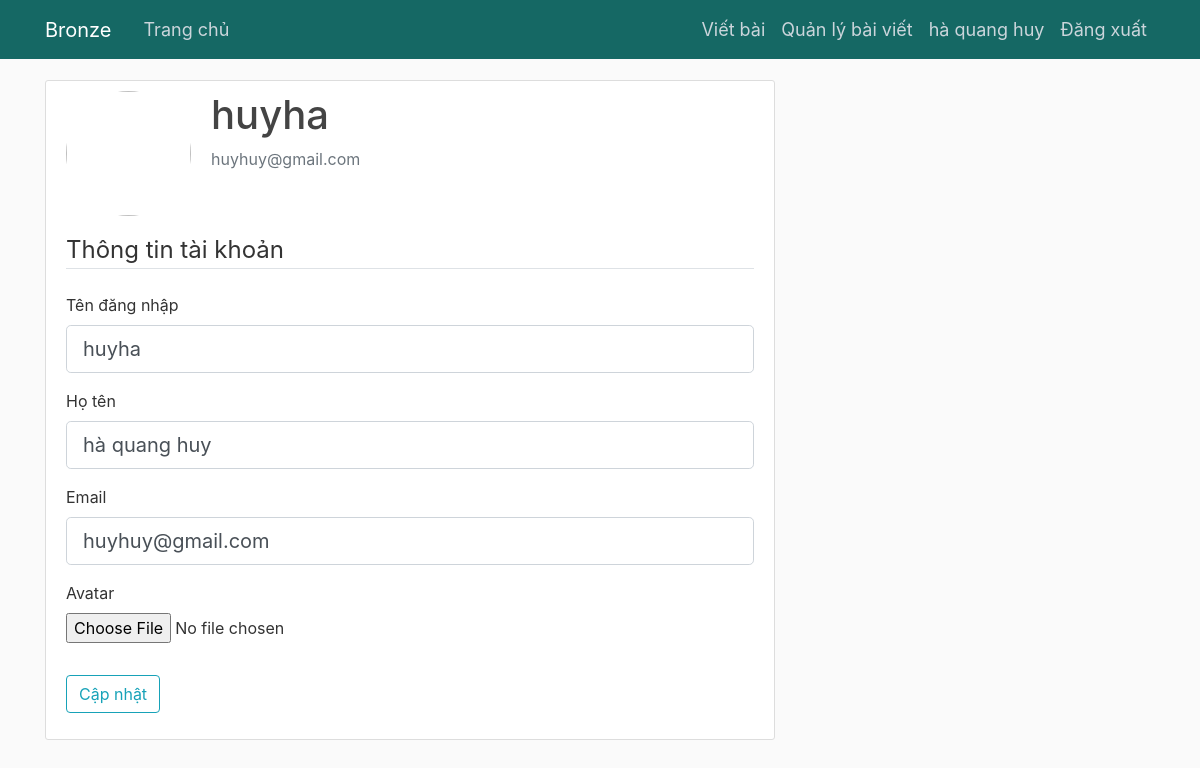
Page /account (signed in) on the committed database.
### app/models.py (models this page shows, shortened)
class User(db.Model, UserMixin):
    id = db.Column(db.Integer, primary_key=True)
    username = db.Column(db.String(20), unique=True, nullable=False)
    fullname = db.Column(db.String(35), unique=True, nullable=False)
    email = db.Column(db.String(120), unique=True, nullable=False)
    image_file = db.Column(db.String(20), nullable=False, default='default.jpg')
    password = db.Column(db.String(60), nullable=False)
    posts = db.relationship('Post', backref='author', lazy=True)

### app/routes.py (the view)
@app.route("/account", methods=['GET', 'POST'])
@login_required
def account():
    form = UpdateAccountForm()
    if form.validate_on_submit():
        if form.picture.data:
            picture_file = save_picture(form.picture.data)
            current_user.image_file = picture_file
        current_user.username = form.username.data
        current_user.fullname = form.fullname.data
        current_user.email = form.email.data
        db.session.commit()
        flash('Tài khoản đã được cập nhật thành công !', 'success')
        return redirect(url_for('account'))
    elif request.method == 'GET':
        form.username.data = current_user.username
        form.fullname.data = current_user.fullname
        form.email.data = current_user.email
    image_file = url_for('static', filename='img/' + current_user.image_file)
    return render_template('account.html', title='Account', image_file=image_file, form=form)

### app/forms.py (shortened to what this page needs)
class UpdateAccountForm(FlaskForm):
    username = StringField('Tên đăng nhập', validators=[DataRequired(), Length(min=2, max=20)])
    fullname = StringField('Họ tên', validators=[DataRequired(), Length(min=5, max=35)])
    email = StringField('Email', validators=[DataRequired(), Email()])
    picture = FileField('Avatar', validators=[FileAllowed(['jpg', 'png'])])
    submit = SubmitField('Cập nhật')

### app/models.py (called while the page is built)
@login.user_loader
def load_user(id):
    return User.query.get(int(id))

### app/templates/account.html (shortened to what this page needs)
{% extends "layout.html" %}
{% block content %}
    <div class="content-section">
      <div class="media">
        <img class="rounded-circle account-img" src="{{ image_file }}">
        <div class="media-body">
          <h2 class="account-heading">{{ current_user.username }}</h2>
          <p class="text-secondary">{{ current_user.email }}</p>
        </div>
      </div>
        <form method="POST" action="" enctype="multipart/form-data">
            <fieldset class="form-group">
                <legend class="border-bottom mb-4">Thông tin tài khoản</legend>
                <div class="form-group">
                    {{ form.username.label(class="form-control-label") }}
                    {% if form.username.errors %}
                        {{ form.username(class="form-control form-control-lg is-invalid") }}
                        <div class="invalid-feedback">
                            {% for error in form.username.errors %}
                                <span>{{ error }}</span>
                            {% endfor %}
                        </div>
                    {% else %}
                        {{ form.username(class="form-control form-control-lg") }}
                    {% endif %}
                </div>
                <div class="form-group">
                    {{ form.fullname.label(class="form-control-label") }}
                    {% if form.fullname.errors %}
                        {{ form.fullname(class="form-control form-control-lg is-invalid") }}
                        <div class="invalid-feedback">
                            {% for error in form.fullname.errors %}
                                <span>{{ error }}</span>
                            {% endfor %}
                        </div>
                    {% else %}
                        {{ form.fullname(class="form-control form-control-lg") }}
                    {% endif %}
                </div>
                <div class="form-group">
                    {{ form.email.label(class="form-control-label") }}
                    {% if form.email.errors %}
                        {{ form.email(class="form-control form-control-lg is-invalid") }}
                        <div class="invalid-feedback">
                            {% for error in form.email.errors %}
                                <span>{{ error }}</span>
                            {% endfor %}
                        </div>
                    {% else %}
                        {{ form.email(class="form-control form-control-lg") }}
                    {% endif %}
                </div>
                <div class="form-group">
                    {{ form.picture.label() }}
                    {{ form.picture(class="form-control-file") }}
                </div>
            </fieldset>
            <div class="form-group">
                {{ form.submit(class="btn btn-outline-info") }}
            </div>
        </form>
    </div>
{% endblock content %}

### app/templates/layout.html (shortened to what this page needs)
<!DOCTYPE html>
<html>
<head>
    <link rel="stylesheet" href="https://maxcdn.bootstrapcdn.com/bootstrap/4.0.0/css/bootstrap.min.css">
    <link rel="stylesheet" type="text/css" href="{{ url_for('static', filename='main.css') }}">
</head>
<body>
    <header class="site-header">
      <nav class="navbar navbar-expand-md navbar-dark bg-steel fixed-top">
        <div class="container">
          <a class="navbar-brand mr-4" href="/">Bronze</a>
          <div class="collapse navbar-collapse" id="navbarToggle">
            <div class="navbar-nav mr-auto">
              <a class="nav-item nav-link" href="{{ url_for('home') }}">Trang chủ</a>
            </div>
            <div class="navbar-nav">
              {% if current_user.is_authenticated %}
                <a class="nav-item nav-link" href="{{ url_for('new_post') }}">Viết bài</a>
                <a class="nav-item nav-link" href="{{ url_for('manager_post') }}">Quản lý bài viết</a>
                <a class="nav-item nav-link" href="{{ url_for('account') }}">{{current_user.fullname}}</a>
                <a class="nav-item nav-link" href="{{ url_for('logout') }}">Đăng xuất</a>
              {% else %}
                <a class="nav-item nav-link" href="{{ url_for('login') }}">Đăng nhập</a>
                <a class="nav-item nav-link" href="{{ url_for('register') }}">Đăng ký</a>
              {% endif %}
            </div>
          </div>
        </div>
      </nav>
    </header>
    <main role="main" class="container">
      <div class="row">
        <div class="col-md-8">
          {% block content %}{% endblock %}
        </div>
        <div class="col-md-4">
        </div>
      </div>
    </main>
</body>
</html>

### app/static/main.css (style rules this page uses)
* { margin: 0; padding: 0; }
body { background: #fafafa; color: #333333; margin-top: 5rem; }
h1, h2, h3, h4, h5, h6 { color: #444444; }
.bg-steel { background-color: #156864; }
.site-header .navbar-nav .nav-link { color: #cbd5db; font-size: 18px; }
.content-section { background: #ffffff; padding: 10px 20px; border: 1px solid #dddddd; border-radius: 3px; margin-bottom: 20px; }
.account-img { height: 125px; width: 125px; margin-right: 20px; margin-bottom: 16px; }
.account-heading { font-size: 2.5rem; }
html { scroll-behavior: smooth; }
a { text-decoration: none !important; }

### rows in the picture
User: fullname "hà quang huy", username "huyha", email "huyhuy@gmail.com"
